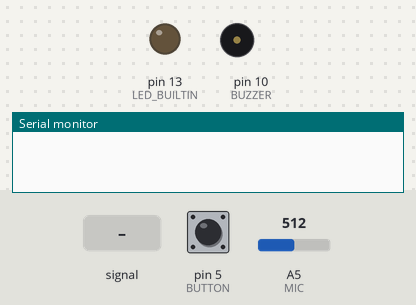
Simulated run of this sketch. Board: Arduino Uno, built with avr-gcc and run on an emulated ATmega328P. Parts: output pins drawn as LEDs (lit = HIGH), buzzer (waves = sounding), the last lines printed to the serial monitor. The inputs (shaded band) are chosen by the test bench; at power-on: pin 5 (BUTTON) HIGH, A5 (MIC) = 512.

Above: at 1.2 s.
1.3 s: pin 5 (BUTTON) pulled LOW for 0.15 s
At 2.7 s:
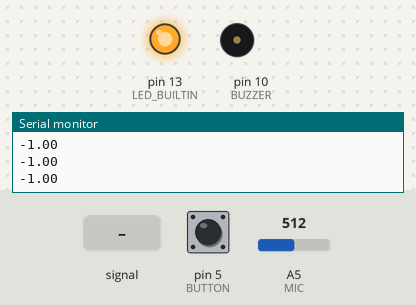
4.4 s: A5 (MIC) fed a 1000 Hz sine of ±255 counts around its level
At 10.8 s:
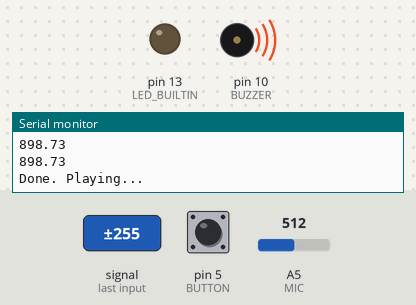
Timing chart, 0 to 14.0 s (numbered marks = the images above; inputs shaded):
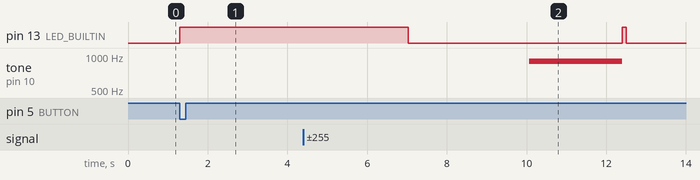

Measured:
- after the input at 1.3 s, pin 13 (LED_BUILTIN): LOW → HIGH at once
- after the input at 4.4 s, tone on pin 10 (BUZZER): silent → 898 Hz after 5.7 s, → silent 2.3 s later

The sketch:

fft_buzzer.ino
```cpp
#include "complex.h"
#include "fft.h"
/*
   Paweł Szopiński
   2016
*/

// Pull-up pin for the button
const int BUTTON = 5;

// Buzzer pin
const int BUZZER = 10;

// Signal pin of the mic
const int MIC = A5;

// Array for storing samples
Complex SAMPLES[FFT_CHUNK_SIZE];

// Array for storing results
const int LEN = 30;
double RESULTS[LEN];

void setup() {
  Serial.begin(9600);
  analogReference(EXTERNAL);
  pinMode(BUTTON, INPUT_PULLUP);
  pinMode(BUZZER, OUTPUT);
  pinMode(LED_BUILTIN, OUTPUT);
}

void loop() {
  if (digitalRead(BUTTON) == LOW) {

    // Turn the LED on
    digitalWrite(LED_BUILTIN, HIGH);
    Serial.print(F("Recording... "));

    for (int i = 0; i < LEN; i++) {
      // Record
      for (int j = 0; j < FFT_CHUNK_SIZE; j++) {
        SAMPLES[j] = Complex(analogRead(MIC));
      }

      // Do a FFT
      fft(SAMPLES);

      // Save the dominant frequency
      RESULTS[i] = dominant_frequency(SAMPLES);
      Serial.println(RESULTS[i]);
    }

    // Turn the LED off
    digitalWrite(LED_BUILTIN, LOW);
    Serial.print(F("Done. "));

    // Play a tune
    Serial.print(F("Playing... "));
    for (int i = 0; i < LEN; i++) {
      double frequency = RESULTS[i];
      if (frequency > 0) {
        tone(BUZZER, frequency);
      }
      delay(FFT_DURATION);
      noTone(BUZZER);
    }
    Serial.println(F("Done."));

    // Blink the LED
    digitalWrite(LED_BUILTIN, HIGH);
    delay(100);
    digitalWrite(LED_BUILTIN, LOW);
    delay(100);
  }
}
```

complex.cpp
```cpp
#include <math.h>

#include "complex.h"


Complex::Complex(float re, float im) {
  real = re;
  imag = im;
}

Complex Complex::operator+(const Complex& c) {
  return Complex(real + c.real, imag + c.imag);
}

Complex Complex::operator-(const Complex& c) {
  return Complex(real - c.real, imag - c.imag);
}

Complex Complex::operator*(const Complex& c) {
  return Complex(real * c.real - imag * c.imag,
                 real * c.imag + imag * c.real);
}

float Complex::modulus() {
  return sqrt(real * real + imag * imag);
}
```

complex.h
```cpp
#ifndef __COMPLEX_H_INCLUDED__
#define __COMPLEX_H_INCLUDED__
class Complex {
  public:
    Complex(float re = 0, float im = 0);
    Complex operator+(const Complex& c);
    Complex operator-(const Complex& c);
    Complex operator*(const Complex& c);
    float modulus();

  private:
    float real;
    float imag;
};
#endif
```

fft.cpp
```cpp
#include <math.h>

#include "fft.h"


void fft(Complex samples[]) {
  int n = 0;
  for (int span = FFT_CHUNK_SIZE / 2; span > 0; span /= 2) {
    for (int submatrix = 0; submatrix < FFT_CHUNK_SIZE / (span * 2); submatrix++) {
      for (int node = 0; node < span; node++) {
        Complex temp = samples[n] + samples[n + span];
        samples[n + span] = samples[n] - samples[n + span];
        samples[n] = temp;

        float angle = M_PI / span * node;
        Complex twiddle = Complex(cos(angle), sin(angle));
        samples[n + span] = samples[n + span] * twiddle;

        n++;
      }

      n = (n + span) & (FFT_CHUNK_SIZE - 1);

    }
  }

  // Reorder the results
  Complex temp[FFT_CHUNK_SIZE];
  for (int i = 0; i < FFT_CHUNK_SIZE; i++) {
    int new_index = pgm_read_word_near(REVERSED + i);
    temp[i] = samples[new_index];
  }
  for (int i = 0; i < FFT_CHUNK_SIZE; i++) {
    samples[i] = temp[i];
  }
}

double dominant_frequency(Complex samples[]) {
  // Find the maximum modulus
  double max_modulus = 0;
  int bin_number = 0;
  for (int i = 1; i < FFT_CHUNK_SIZE / 2; i++) {
    double modulus = samples[i].modulus();
    if (modulus > max_modulus) {
      max_modulus = modulus;
      bin_number = i;
    }
  }

  // Compute the main frequency based on the bin number
  double frequency = bin_number / double(FFT_CHUNK_SIZE) * FFT_SAMPLING_RATE;

  // Reject too quiet and out of range frequencies
  if (max_modulus < 200 || frequency < 550 || frequency > 2100) {
    return -1;
  }
  return frequency;
}
```

fft.h
```cpp
#include "complex.h"
#include "reversed128.h"
const int FFT_CHUNK_SIZE = 128;
const int FFT_SAMPLING_RATE = 8217;
const int FFT_DURATION = int(double(FFT_CHUNK_SIZE) / FFT_SAMPLING_RATE * 1000 * 11.5);


void fft(Complex samples[]);
double dominant_frequency(Complex samples[]);
```

Source omitted: reversed128.h (data table, 853 bytes)
